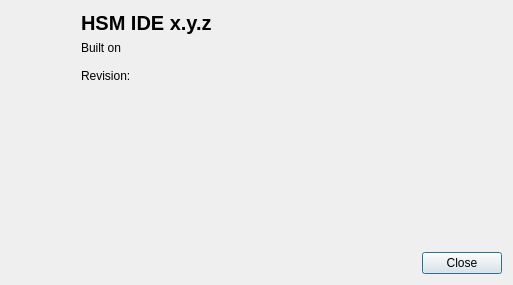
<?xml version="1.0" encoding="UTF-8"?>
<ui version="4.0">
 <class>AboutDialog</class>
 <widget class="QDialog" name="AboutDialog">
  <property name="geometry">
   <rect>
    <x>0</x>
    <y>0</y>
    <width>513</width>
    <height>285</height>
   </rect>
  </property>
  <property name="windowTitle">
   <string>About</string>
  </property>
  <property name="windowIcon">
   <iconset resource="../res/resources.qrc">
    <normaloff>:/icons/hsm_ide.ico</normaloff>:/icons/hsm_ide.ico</iconset>
  </property>
  <property name="modal">
   <bool>true</bool>
  </property>
  <layout class="QFormLayout" name="formLayout">
   <item row="1" column="0">
    <widget class="QLabel" name="logo">
     <property name="minimumSize">
      <size>
       <width>64</width>
       <height>64</height>
      </size>
     </property>
     <property name="maximumSize">
      <size>
       <width>64</width>
       <height>64</height>
      </size>
     </property>
     <property name="text">
      <string/>
     </property>
     <property name="pixmap">
      <pixmap resource="../res/resources.qrc">:/icons/hsm_ide.ico</pixmap>
     </property>
     <property name="scaledContents">
      <bool>true</bool>
     </property>
    </widget>
   </item>
   <item row="1" column="1">
    <widget class="QLabel" name="description">
     <property name="sizePolicy">
      <sizepolicy hsizetype="Expanding" vsizetype="Expanding">
       <horstretch>1</horstretch>
       <verstretch>1</verstretch>
      </sizepolicy>
     </property>
     <property name="text">
      <string>Built on &lt;date&gt;

Revision: &lt;rev link&gt;

&lt;copyright&gt;</string>
     </property>
     <property name="wordWrap">
      <bool>true</bool>
     </property>
    </widget>
   </item>
   <item row="3" column="0" colspan="2">
    <layout class="QHBoxLayout" name="horizontalLayout">
     <item>
      <spacer name="horizontalSpacer">
       <property name="orientation">
        <enum>Qt::Horizontal</enum>
       </property>
       <property name="sizeHint" stdset="0">
        <size>
         <width>40</width>
         <height>20</height>
        </size>
       </property>
      </spacer>
     </item>
     <item>
      <widget class="QPushButton" name="btnClose">
       <property name="text">
        <string>Close</string>
       </property>
      </widget>
     </item>
    </layout>
   </item>
   <item row="2" column="0" colspan="2">
    <spacer name="verticalSpacer">
     <property name="orientation">
      <enum>Qt::Vertical</enum>
     </property>
     <property name="sizeType">
      <enum>QSizePolicy::MinimumExpanding</enum>
     </property>
     <property name="sizeHint" stdset="0">
      <size>
       <width>20</width>
       <height>40</height>
      </size>
     </property>
    </spacer>
   </item>
   <item row="0" column="1">
    <widget class="QLabel" name="title">
     <property name="sizePolicy">
      <sizepolicy hsizetype="Preferred" vsizetype="Fixed">
       <horstretch>0</horstretch>
       <verstretch>0</verstretch>
      </sizepolicy>
     </property>
     <property name="styleSheet">
      <string notr="true">font-weight: bold; font-size: 20px;</string>
     </property>
     <property name="text">
      <string>HSM IDE x.y.z</string>
     </property>
    </widget>
   </item>
  </layout>
 </widget>
 <resources>
  <include location="../res/resources.qrc"/>
 </resources>
 <connections>
  <connection>
   <sender>btnClose</sender>
   <signal>clicked()</signal>
   <receiver>AboutDialog</receiver>
   <slot>accept()</slot>
   <hints>
    <hint type="sourcelabel">
     <x>379</x>
     <y>220</y>
    </hint>
    <hint type="destinationlabel">
     <x>408</x>
     <y>157</y>
    </hint>
   </hints>
  </connection>
 </connections>
</ui>
